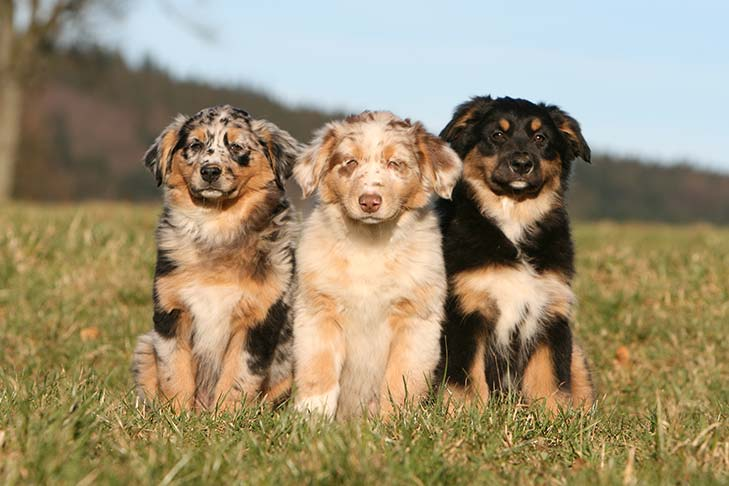
#> input picture dogs.jpeg, 729 x 486 px, found by its file name
$ python RANSACcompare.py
#> lines starting #> are read from the running program, lines starting #| are printed output that depends on the picture
# RANSAC (Random Sample Consensus) algorithm for robust model estimation.
# RANSAC is particularly useful when dealing with situations where there may be outliers in the feature matches

import cv2
import numpy as np

# Load the two images
image1 = cv2.imread('dogs.jpeg', cv2.IMREAD_GRAYSCALE)
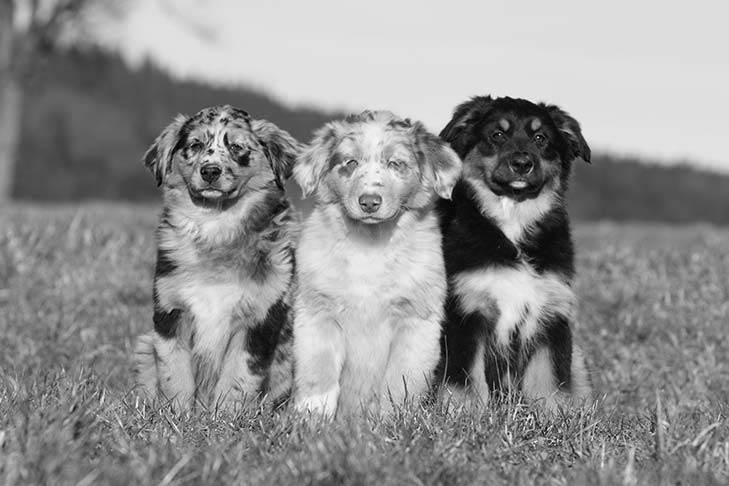
#> image1: shape (486, 729); min 0, max 255, mean 144.9
image2 = cv2.imread('dogs2.jpg', cv2.IMREAD_GRAYSCALE)
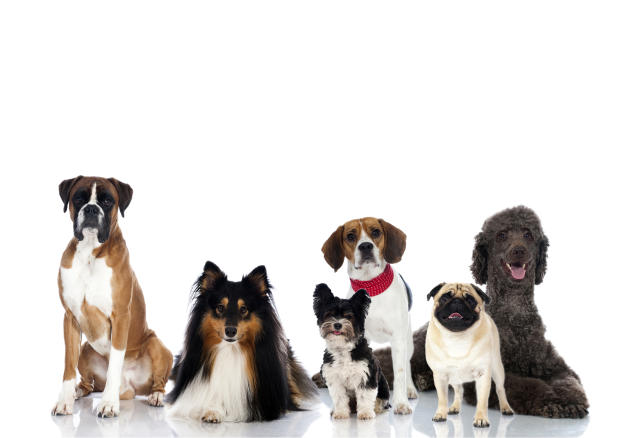
#> input picture dogs2.jpg, 640 x 438 px, found by its file name
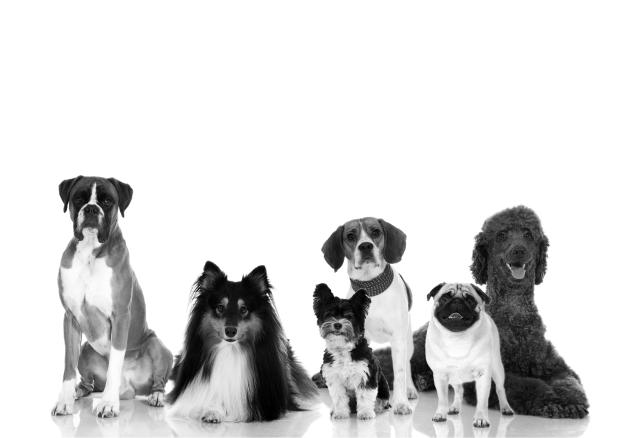
#> image2: shape (438, 640); min 0, max 255, mean 216.5

# Create a feature detector
orb = cv2.ORB_create()

# Detect keypoints and compute descriptors for both images
keypoints1, descriptors1 = orb.detectAndCompute(image1, None)
#> keypoints1 = 500 keypoints; strongest (x, y, size): (530, 419, 31), (493, 98, 31), (448, 197, 37.2), (532, 417, 31)
keypoints2, descriptors2 = orb.detectAndCompute(image2, None)
#> keypoints2 = 500 keypoints; strongest (x, y, size): (261, 266, 53.6), (322, 287, 111.1), (320, 287, 92.6), (321, 286, 77.1)

# Create a Brute-Force Matcher
bf = cv2.BFMatcher(cv2.NORM_HAMMING, crossCheck=True)

# Match descriptors
matches = bf.match(descriptors1, descriptors2)
#> matches = 134 matches

# Convert keypoints to numpy arrays
points1 = np.float32([keypoints1[m.queryIdx].pt for m in matches]).reshape(-1, 1, 2)
#> points1 = 134 rows, first 8: [596, 425], [507, 96], [377, 202], [523, 407], [546, 105], [521, 402], [221, 120], [422, 407]
points2 = np.float32([keypoints2[m.trainIdx].pt for m in matches]).reshape(-1, 1, 2)
#> points2 = 134 rows, first 8: [100.8, 210], [548, 244], [207.6, 261.6], [347.6, 290.2], [481, 231], [118.1, 210.2], [371, 244], [437.1, 315.3]

# Find the homography matrix using RANSAC
homography, mask = cv2.findHomography(points1, points2, cv2.RANSAC, 10.0)
#> homography = [[-0.0706, -1.71, 344.8], [-0.0619, -1.44, 292.2], [-0.00022, -0.00491, 1]]; mask = 134 values, max 1 at index 3, min 0 at index 0, mean 0.0597

# Apply the mask to retain inliers
good_matches = [matches[i] for i in range(len(matches)) if mask[i] == 1]
#> good_matches = 8 matches

# Visualize the inlier matches
matched_image = cv2.drawMatches(image1, keypoints1, image2, keypoints2, good_matches, outImg=None)
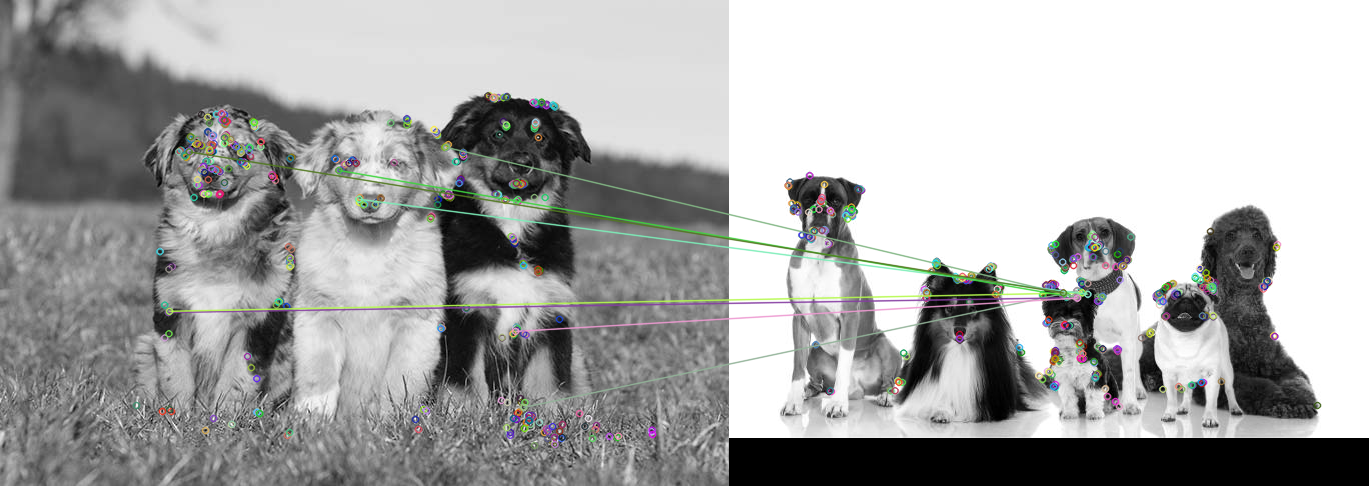
#> matched_image: shape (486, 1369, 3); mean of channels 0, 1, 2 168, 168.6, 168.2; drawn as B, G, R
cv2.imshow('Robust Matching Result', matched_image)
cv2.waitKey(0)
cv2.destroyAllWindows()
